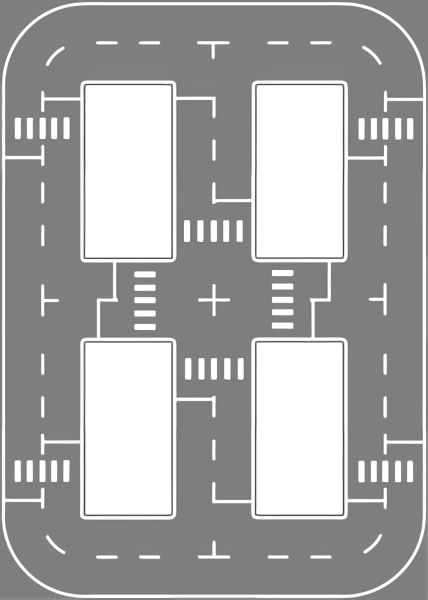
#> input picture topview/ref_map.png, 428 x 600 px
$ python graph.py
#> lines starting #> are read from the running program, lines starting #| are printed output that depends on the picture
#> in main, IMG_MAP is the input picture: shape (600, 428); min 62, max 255, mean 167
#!/usr/bin/python3

import cv2
import numpy as np
from math import sin,cos,pi
from itertools import product

from mpl_toolkits.mplot3d import Axes3D
import matplotlib.pyplot as plt
from mpl_toolkits.mplot3d.art3d import Poly3DCollection
from functools import reduce
from PIL import Image

# wm_p:  1 point    of point cloud on map             on world  coodinate
# wm_ps: N points   of point cloud on map             on world  coodinate
# wm_v:  1 vertex                  on map             on world  coodinate
# wm_vs: N vertexes                on map             on world  coodinate
# wf_p:  1 point    of point cloud on focused surface on world  coodinate
# wf_ps: N points   of point cloud on focused surface on world  coodinate
# wf_v:  1 vertex                  of focused surface on world  coodinate
# wf_vs: N vertexes                of focused surface on world  coodinate
# cf_p:  1 point    of point cloud on focused surface on camera coodinate
# cf_ps: N points   of point cloud on focused surface on camera coodinate
# cf_v:  1 vertex                  of focused surface on camera coodinate
# cf_vs: N vertexes                of focused surface on camera coodinate

# calculate rotation matrix by theta
# theta: [theta_x, theta_y, theta_z] (float, rad)
def get_r(theta):
    r_x = np.array([[          1  ,            0  ,            0  ],
                    [          0  ,  cos(theta[0]), -sin(theta[0])],
                    [          0  ,  sin(theta[0]),  cos(theta[0])]])
    r_y = np.array([[cos(theta[1]),            0  , -sin(theta[1])],
                    [          0  ,            1  ,            0  ],
                    [sin(theta[1]),            0  ,  cos(theta[1])]])
    r_z = np.array([[cos(theta[2]), -sin(theta[2]),            0  ],
                    [sin(theta[2]),  cos(theta[2]),            0  ],
                    [          0  ,            0  ,            1  ]])
    r = np.dot(r_y, r_x)
    return r

# convert camera coodinate to world coodinate
# c:   np.array.shape == (3,)
# eye: np.array.shape == (3,)
# r:   np.array.shape == (3, 3)
def c2w(c, eye, r):
    w = np.dot(r, c) + eye
    return w

# convert point on focused surface on camere coodinate to
# point on map on world coodinate
# cf:  np.array.shape == (3,)
# eye: np.array.shape == (3,)
# r:   np.array.shape == (3, 3)
def cf2wm(cf, eye, r):
    wf = c2w(cf, eye, r)
    n = wf - eye
    x = -eye[1] / n[1] * n[0] + eye[0]
    y = 0
    z = -eye[1] / n[1] * n[2] + eye[2]
    wm = np.array([x, y, z])
    return wm

# uv -> cf
# u:      scalar int
# v:      scalar int
# F:      scalar float
# WIDTH:  scalar int
# HEIGHT: scalar int
# SCALE:  scalar float
def uv2cf(u, v, F, WIDTH, HEIGHT, SCALE):
    c = np.array([(WIDTH / 2 - u) / SCALE, (HEIGHT / 2 - v) / SCALE, F])
    return c

#def get_img_view(eye, r, F, WIDTH, HEIGHT, SCALE, IMG_MAP):
#    img_view = Image.new('L', (WIDTH, HEIGHT), 0)
#
#    for v, u in product(range(0, HEIGHT), range(0, WIDTH)):
#        cf_p = uv2cf(u, v, F, WIDTH, HEIGHT, SCALE)
#        wm_p = cf2wm(cf_p, eye, r).astype(int)
#
#        if 0 < wm_p[0] < IMG_MAP.shape[0] and 0 < wm_p[2] < IMG_MAP.shape[1]:
#            img_view.putpixel((u, v), (IMG_MAP[wm_p[2]][wm_p[0]],))
#
#    return img_view

# eye:     np.array.shape == (3,)
# r:       np.array.shape == (3, 3)
# F:       scalar float
# WIDTH:   scalar int
# HEIGHT:  scalar int
# SCALE:   scalar float
# IMG_MAP: np.array.shape == (*, *) (must be grayscale, use cv2.imread())
# ret:     np.array.shape == (WIDTH, HEIGHT) (img_view)
def get_img_view(eye, r, F, WIDTH, HEIGHT, SCALE, IMG_MAP):
#> called with eye = array of shape (3,), r = array of shape (3, 3), F = 75, WIDTH = 160, HEIGHT = 120, SCALE = 2
    img_view = np.zeros((HEIGHT, WIDTH))

    map_x_len = IMG_MAP.shape[0]
#> map_x_len = 600
    map_z_len = IMG_MAP.shape[1]
#> map_z_len = 428

    for v, u in product(range(0, HEIGHT), range(0, WIDTH)):
        cf_p = uv2cf(u, v, F, WIDTH, HEIGHT, SCALE)
        wm_p = cf2wm(cf_p, eye, r).astype(int)

        x, z = wm_p[0], wm_p[2]
        if 0 <= x < map_x_len and 0 < z <= map_z_len:
            img_view[v][u] = IMG_MAP[z][x]
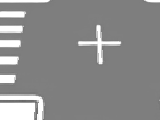
#> img_view: shape (120, 160) float64; min 104, max 255, mean 139.7

    return img_view

# gui { ########################################################################

def plot_axis(ax, lims):
    #ax.set_xlim3d(0, lims[0])
    #ax.set_ylim3d(0, lims[1])
    #ax.set_zlim3d(0, lims[2])

    ax.set_xlim3d(0, max(lims))
    ax.set_ylim3d(0, max(lims))
    ax.set_zlim3d(0, max(lims))

    # plot axis
    ax.plot([0, lims[0]], [0,       0], [0,       0] , "-", c='000000')
    ax.plot([0,       0], [0, lims[1]], [0,       0] , "-", c='000000')
    ax.plot([0,       0], [0,       0], [0, lims[2]] , "-", c='000000')

    # label x, y, z, O
    ax.text(lims[0] * 1.08,              0,              0, "x", color='black')
    ax.text(             0, lims[1] * 1.08,              0, "y", color='black')
    ax.text(             0,              0, lims[2] * 1.08, "z", color='black')
    ax.text(             0,              0,              0, "O", color='black')

    # plot tick
    DIFF = 50
    lims_axis = []
    for axis in range(3):
        for i in range(0, lims[axis] + 1, DIFF):
            begin = [0, 0, 0]
            begin[axis - 0] = i
            begin[axis - 2] = lims[axis - 2]
            begin[axis - 1] = 0
            end = list(begin)
            end[axis - 2] = 0
            ax.plot(*list(zip(begin, end)), "--", c='black', linewidth=0.5)

            begin[axis - 2] = 0
            begin[axis - 1] = lims[axis - 1]
            end = list(begin)
            end[axis - 1] = 0
            ax.plot(*list(zip(begin, end)), "--", c='black', linewidth=0.5)

            labelpos = [0, 0, 0]
            labelpos[axis - 0] = i
            labelpos[axis - 2] = 0
            labelpos[axis - 1] = 0
            ax.text(*labelpos, str(i), color='black')

def plot_rectangle(ax, points, line_type='-', c='000000'):
    ax.plot(*list(zip(*points, points[0])), line_type, c=c)

# gui } ########################################################################

def main():
    #eye = np.array([400, 75, 600])
    eye = np.array([200, 100, 350])

    #theta_x = pi / 180 * 35
    theta_x = pi / 180 * 70
    #theta_y = pi / 180 * 210
    theta_y = pi / 180 * 180
    theta_z = 0
    theta = [theta_x, theta_y, theta_z]
    r = get_r(theta)

    F = 75

    WIDTH, HEIGHT = (np.array((640, 480)) / 4).astype(int)
    SCALE = 2

    IMG_MAP = cv2.imread("ref_map.png", 0)

    img_view = get_img_view(eye, r, F, WIDTH, HEIGHT, SCALE, IMG_MAP)
    img_view = Image.fromarray(img_view)
#> img_view: PIL image 160x120 F
    img_view.show()

    DIFF = int(1 + WIDTH / 100 * 5)
#> DIFF = 9
    wm_ps = [] # point cloud of projected region on map
    for v, u in product(range(0, HEIGHT, DIFF), range(0, WIDTH, DIFF)):
        cf_p = uv2cf(u, v, F, WIDTH, HEIGHT, SCALE)
        wm_p = cf2wm(cf_p, eye, r)
        wm_ps.append(wm_p)

    wf_vs = [] # 4 vertexes of focused surface
    wm_vs = [] # 4 vertexes of projected region on map
    for v, u in ((0, 0), (HEIGHT, 0), (HEIGHT, WIDTH), (0, WIDTH)):
        cf_v = uv2cf(u, v, F, WIDTH, HEIGHT, SCALE)
        wf_v =   c2w(cf_v, eye, r); wf_vs.append(wf_v)
        wm_v = cf2wm(cf_v, eye, r); wm_vs.append(wm_v)

    # init #####################################################################
    fig = plt.figure()
    ax = Axes3D(fig)
    ax.set_axis_off()

    # plot map #################################################################
    img = cv2.imread("ref_map.png",0)

    lsd = cv2.createLineSegmentDetector(0)
    lines = lsd.detect(img)[0]
#> lines = 293 rows, first 6: [291.9, 269.4, 273.1, 269.3], [135.6, 329.3, 154.4, 329.6], [176.9, 99.41, 210.6, 99.4], [189.5, 239.4, 189.5, 220.6], [183.2, 220.6, 183.3, 239.4], [4.68, 496.9, 4.78, 160.6]
    lines = np.array(lines).reshape(len(lines), 4)
    lines = np.array(
        [
            lines[0:,0], lines[0:,2],
            np.zeros(len(lines)), np.zeros(len(lines)),
            lines[0:,1], lines[0:,3]
        ]
    ).T.reshape(len(lines), 3, 2)

    for line in lines:
        ax.plot(*line, "-", c='red', linewidth=0.5)
#> this loop made 293 passes
#> line on passes 1 to 3: [[291.9, 273.1], [0, 0], [269.4, 269.3]], [[135.6, 154.4], [0, 0], [329.3, 329.6]], [[176.9, 210.6], [0, 0], [99.41, 99.4]]


    # ax #######################################################################

    # axis
    lims = (img.shape[1], 300, img.shape[0])
#> lims = (428, 300, 600)
    plot_axis(ax, lims)

    # eye
    ax.plot(*zip(eye), "o")
    ax.plot(*list(zip(eye, c2w(np.array([0, 50, 0]), eye, r))), '-', c='blue')

    # rectangle on F
    plot_rectangle(ax, wf_vs)

    # point cloud on map
    for wm_p in wm_ps:
        if 0 < wm_p[0] < lims[0] and 0 < wm_p[2] < lims[2]:
            ax.plot([wm_p[0]], [wm_p[1]], [wm_p[2]], "o", c='000000', ms=2)

    # lines from eye to vertexes on map
    for wm_v in wm_vs:
        ax.plot(*list(zip(eye, wm_v)), "--", c='000000')

    # rectangle on map
    plot_rectangle(ax, wm_vs)

    def to_affine(matrix):
        if matrix.shape == (3, 3):
            r = matrix
            r = np.vstack((r, np.array([0, 0, 0])))
            r = np.hstack((r, np.array([[0, 0, 0, 1]]).T))
            return r

        print('error: graph.py: to_affine: unknown shape')
        exit(1)

    ax.set_aspect('equal')

    AFS = [
        to_affine(get_r([pi / 180 * 90, 0, 0])),
        to_affine(get_r([0, -pi / 180 * 30, 0])),
        np.diag([*([1.6] * 3), 1]),
        np.array([
            [1, 0, 0, 60],
            [0, 1, 0, 250],
            [0, 0, 1, 1],
            [0, 0, 0, 1],
        ]),
    ]
    AF = reduce(lambda res, x: np.dot(res, x), AFS, np.eye(4))
    ax.get_proj = lambda: np.dot(Axes3D.get_proj(ax), AF)

    plt.show()

if __name__ == '__main__':
    main()
